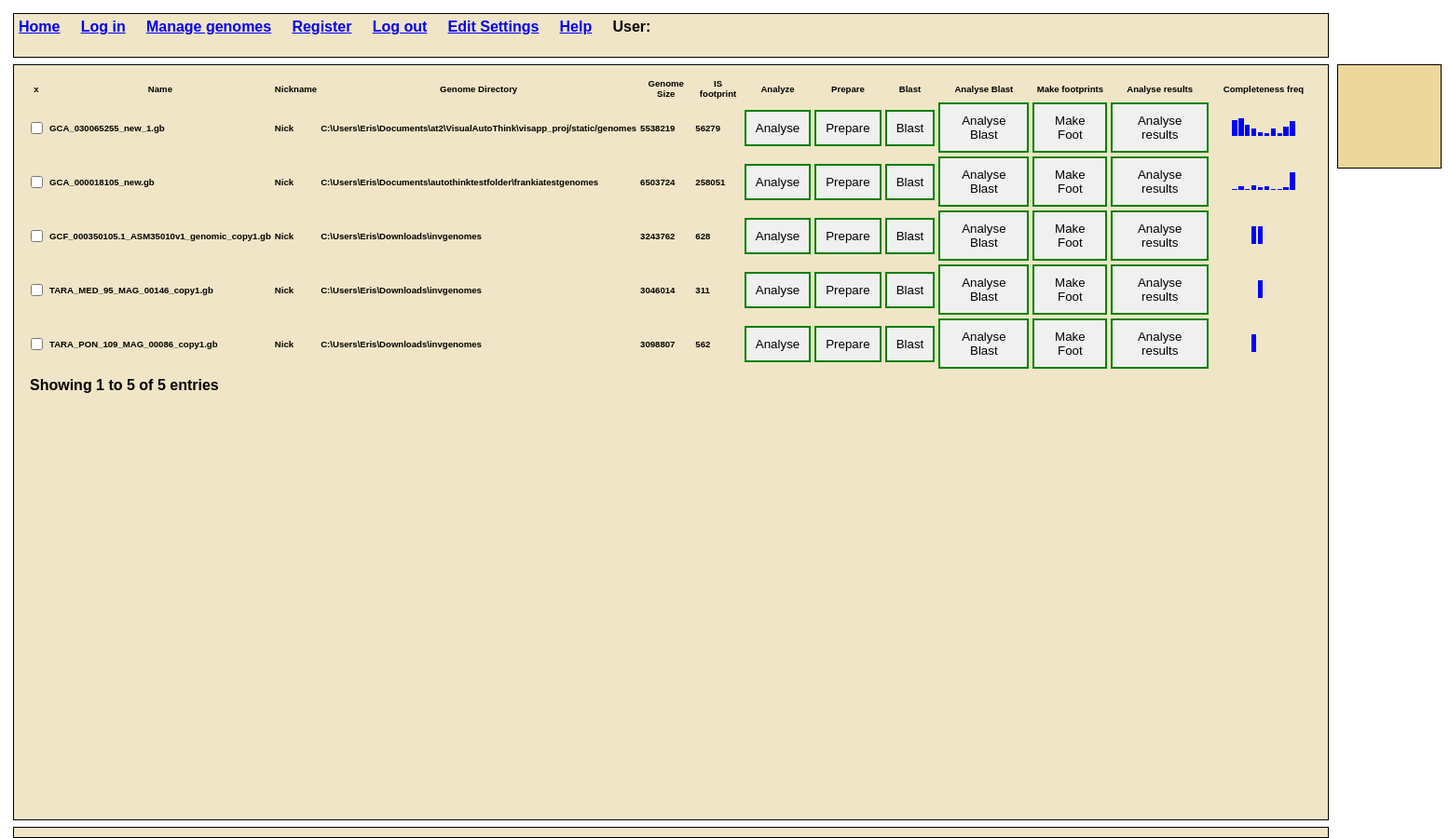
Page / (signed in) on the earlier database version.
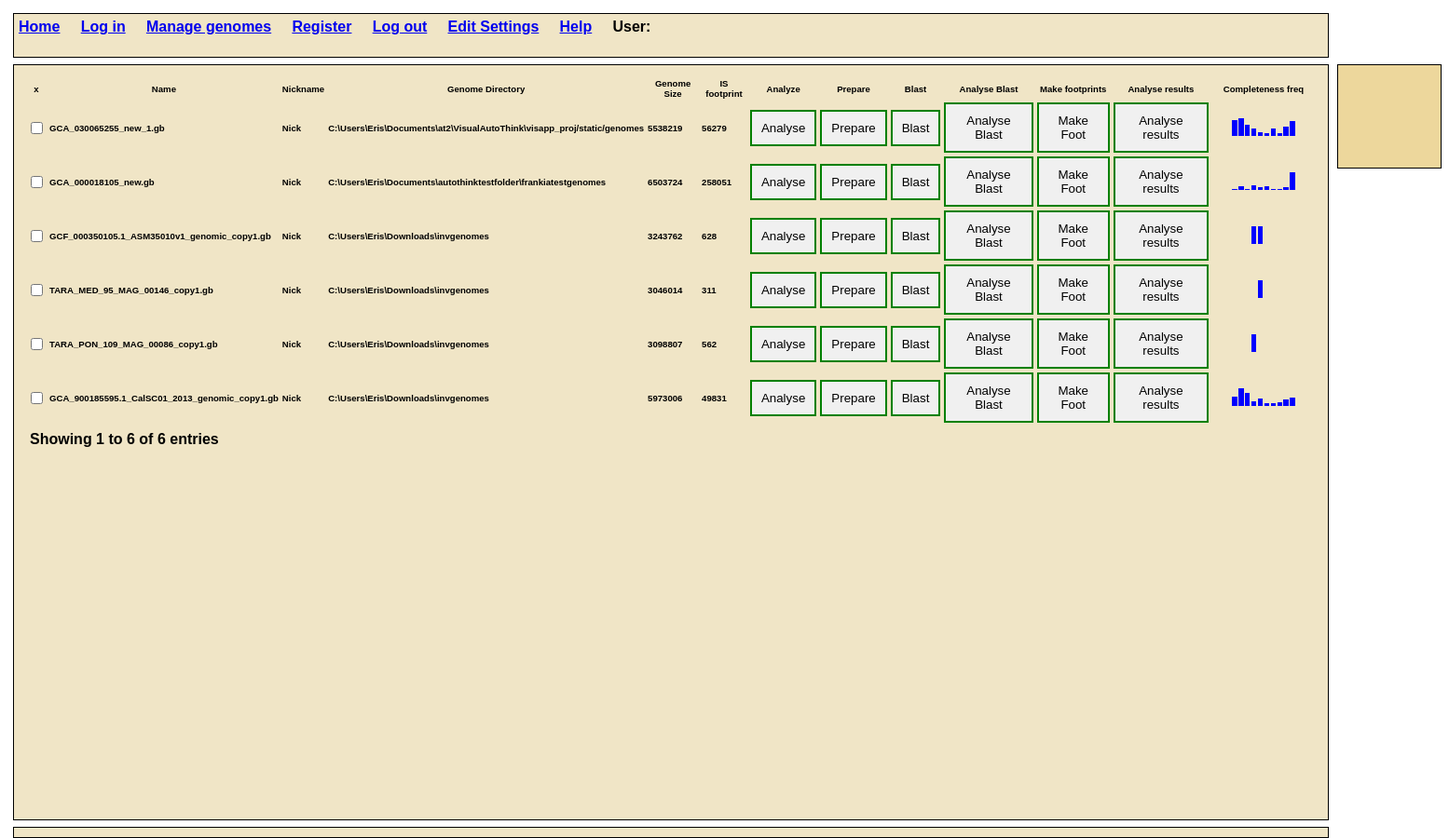
Same page on the later database version.
### event/models.py (models this page shows)
class genomeEntry(models.Model):
    name=models.CharField('name',max_length=120)
    path=models.CharField('path',max_length=120,default="-1")
    extra=models.CharField('extra',max_length=120)
    is_dir=models.CharField('is_dir',max_length=120,default=-1)
    description=models.TextField(blank=True)
    contigs_num=models.IntegerField('contigs_num',default=-1)
    genome_size=models.IntegerField('genome_size',default=-1)
    footprint_size=models.IntegerField('footprint_size',default=-1)
    button_analyse_isok=models.TextField('button_analyse_isok',default="red")
    button_prepare_isok=models.TextField('button_prepare_isok',default="red")
    button_blast_isok=models.TextField('button_blast_isok',default="red")
    button_blastanal_isok=models.TextField('button_blastanal_isok',default="red")
    button_footprints_isok=models.TextField('button_footprints_isok',default="red")
    button_analyse_results_isok=models.TextField('button_analyse_results_isok',default="red")
    files_num=models.IntegerField('files_num',default=-1)
    footprints=models.ManyToManyField(Footprint,blank=True)
    work_files_dir=models.CharField('work_files_dir',max_length=120,default="D:/workfiles/")
    concat_fasta_file=models.CharField('concat_fasta_file',max_length=120,default="")
    blast_results_file=models.CharField('blast_results_file',max_length=120,default="")
    blast_analysis_file=models.CharField('blast_analysis_file',max_length=120,default="")
    analysed_gb_files=models.CharField('analysed_gb_files',max_length=120,default="")
    is_list_csv_file=models.CharField('is_list_csv_file',max_length=120,default="")
    is_frequency_pic=models.CharField('is_frequency_pic',max_length=120,default="")
    def __str__(self):
	    return self.name

### event/views.py (the view, shortened to what this page needs)
# urls.py: path('',views.home,name="home"),
def home(request):
    user=request.user
    currendir_listing=[]
    try:
        question = user.userprofile.question
    except:
        question = Question.objects.exclude(area1='utility').filter(difficulty__lte=3).order_by('?').first()
    if request.method == 'POST':
        sent_action = request.POST.get('command')
        sent_answer = request.POST.get('answer')
        print("sent action")
        print(sent_action)
        if sent_action == 'analyzefile':
            sent_answer = request.POST.get('answer')
            genObj = genomeEntry.objects.filter(name=sent_answer).first()
            genomeFullPath=genObj.path+"/"+genObj.name
            contigs=getGenomeInfo(genomeFullPath)
            genObj.contigs_num=int(contigs[0])
            genObj.genome_size=int(contigs[1])
            genObj.save()
            dbsquares=getDatabaseAndView()
            sent_path=user.userprofile.current_genome_dir
            checkButtons()
            return render(request,'event/home.html',{'squaredb':dbsquares,'currentdir':sent_path,'currentdir_listing':currendir_listing})
        if sent_action == 'prepare':
            sent_answer = request.POST.get('answer')
            genObj = genomeEntry.objects.filter(name=sent_answer).first()
            genomeFullPath=genObj.path+"/"+genObj.name
            contigs=prepareGenomeForBlast(genomeFullPath,genObj,sent_answer,user)
            genObj.contigs_num=contigs[0]
            genObj.genome_size=contigs[1]
            genObj.save()
            dbsquares=getDatabaseAndView()
            sent_path=user.userprofile.current_genome_dir
            checkButtons()
            return render(request,'event/home.html',{'squaredb':dbsquares,'currentdir':sent_path,'currentdir_listing':currendir_listing})
        if sent_action == 'blast':
            print("sent_command blast")
            sent_answer = request.POST.get('answer')
            genObj = genomeEntry.objects.filter(name=sent_answer).first()
            genomeFullPath=genObj.path+"/"+genObj.name
            doblast(genomeFullPath,genObj,sent_answer,user)
            dbsquares=getDatabaseAndView()
            sent_path=user.userprofile.current_genome_dir
            checkButtons()
            return render(request,'event/home.html',{'squaredb':dbsquares,'currentdir':sent_path,'currentdir_listing':currendir_listing})
        if sent_action == 'analyseblast':
            print("sent_command analyse blast")
            sent_answer = request.POST.get('answer')
            genObj = genomeEntry.objects.filter(name=sent_answer).first()
            analyseblast(genObj,sent_answer,user)
            dbsquares=getDatabaseAndView()
            sent_path=user.userprofile.current_genome_dir
            checkButtons()
            return render(request,'event/home.html',{'squaredb':dbsquares,'currentdir':sent_path,'currentdir_listing':currendir_listing})
        if sent_action == 'make_footprint':
            print("sent_command make_footprint")
            sent_answer = request.POST.get('answer')
            genObj = genomeEntry.objects.filter(name=sent_answer).first()
            analyse_footprints(genObj,sent_answer,user)
            dbsquares=getDatabaseAndView()
            sent_path=user.userprofile.current_genome_dir
            checkButtons()
            return render(request,'event/home.html',{'squaredb':dbsquares,'currentdir':sent_path,'currentdir_listing':currendir_listing})
        if sent_action == 'analyse_results':
            print("sent_command analyse_results")
            sent_answer = request.POST.get('answer')
            genObj = genomeEntry.objects.filter(name=sent_answer).first()
            analyse_results(genObj,sent_answer,user)
            dbsquares=getDatabaseAndView()
            sent_path=user.userprofile.current_genome_dir
            checkButtons()
            return render(request,'event/home.html',{'squaredb':dbsquares,'currentdir':sent_path,'currentdir_listing':currendir_listing})
        file_list = ["test1","testt2"]#os.listdir(directory_path)
        items = []
        for file_name in file_list:
            item = ListItem(name=file_name)
            items.append(item)
            print(file_name)
        dbsquares=getDatabaseAndView()
        sent_path=user.userprofile.current_genome_dir
        return render(request,'event/home.html',{'squaredb':dbsquares,'currentdir':sent_path,'currentdir_listing':currendir_listing})
    else: # if request method was not post
        dbsquares=getDatabaseAndView()
        file_list = ["test1","testt2"]#os.listdir(directory_path)
        items = []
        for file_name in file_list:
            item = ListItem(name=file_name)
            items.append(item)
        checkButtons()
        try:
            sent_path=user.userprofile.current_genome_dir
        except:
            sent_path=""
        return render(request,'event/home.html',{'squaredb':dbsquares,'currentdir':sent_path,'currentdir_listing':currendir_listing})

### event/views.py (called while the page is built)
def checkButtons():
    genomeentrylist=genomeEntry.objects.all()
    for genomme in genomeentrylist:
        if is_valid_file(genomme.path+"/"+genomme.name):
            genomme.button_analyse_isok="green"
            genomme.button_prepare_isok="green"
            genomme.save()
        if is_valid_concat_file(genomme.concat_fasta_file):
            genomme.button_blast_isok="green"
            genomme.save()
        if is_valid_blastresults_file(genomme.blast_results_file):
            genomme.button_blastanal_isok="green"
            genomme.save()
        if genomme.footprints.all().exists():
            genomme.button_footprints_isok="green"
            genomme.save()
        if is_valid_analysed_gb_file(genomme.analysed_gb_files):
            genomme.button_analyse_results_isok="green"
            genomme.save()
    return()

def is_valid_file(path):
    return os.path.isfile(path) and path.lower().endswith(('.gb', '.fa', '.fasta','.gbk', '.gbff', '.fna'))

def is_valid_concat_file(path):
    return os.path.isfile(path) and path.lower().endswith(('_conc.fa'))

def is_valid_blastresults_file(path):
    return os.path.isfile(path) and path.lower().endswith(('_blast1results.xml'))

def is_valid_analysed_gb_file(path):
    return os.path.isfile(path) and path.lower().endswith(('.gb'))

def getDatabaseAndView():
    dbsquares = genomeEntry.objects.all()
    return (dbsquares)

### event/templates/event/home.html (shortened to what this page needs)
{% extends 'event/base.html' %}
{% load static %}
{% load my_tags %}
{%block content%}
<!DOCTYPE html>
<html>
  <head>
  </head>
  <body>
    <div class="container">
     <div class="header">
          <a class="nav-link" href="{% url 'home' %}">Home</a>&nbsp;&nbsp;&nbsp;&nbsp;
          <a class="nav-link" href="{% url 'login' %}">Log in</a>&nbsp;&nbsp;&nbsp;&nbsp;
          <a class="nav-link" href="{% url 'managegenomes' %}">Manage genomes</a>&nbsp;&nbsp;&nbsp;&nbsp;
            <a class="nav-link" href="{% url 'register_user' %}">Register</a>&nbsp;&nbsp;&nbsp;&nbsp;
            <a class="nav-link" href="{% url 'logout' %}">Log out</a>&nbsp;&nbsp;&nbsp;&nbsp;
            <a class="nav-link" href="{% url 'editSettings' %}"> Edit Settings</a>&nbsp;&nbsp;&nbsp;&nbsp;
            <a class="nav-link" href="{% url 'help' %}">Help</a>&nbsp;&nbsp;&nbsp;&nbsp;
          User: {{user.userprofile}}
     </div>
     <div class="content-large">
      <table id="example" class="table table-striped" style="width:100%">
        <thead>
            <tr>
              <th>x</th>
                <th>Name</th>
                <th>Nickname</th>
                <th>Genome Directory</th>
                <th>Genome Size</th>
                <th>IS footprint</th>
                <th>Analyze</th>
                <th>Prepare</th>
                <th>Blast</th>
                <th> Analyse Blast</th>
                <th> Make footprints</th>
                <th> Analyse results</th>
                <th> Completeness freq</th>
            </tr>
        </thead>
        <tbody>
          {% for item in squaredb %}
          <tr>
            <td><input type="checkbox" name="{{ item }}" {% if item.is_checked %}checked{% endif %}></td>
            <td> {{item.name}}</td>
            <td> Nick</td>
            <td> {{item.path}}</td>
            <td> {{item.genome_size}}</td>
            <td> {{item.footprint_size}}</td>
            <td><button class="myButton2" style="border: 2px solid {{ item.button_analyse_isok }}" onclick="receiveAnswer2('{{ item.name }}')">Analyse</button></td>
            <td><button class="myButton2" style="border: 2px solid {{ item.button_prepare_isok }}" onclick="prepare('{{ item.name }}')">Prepare</button></td>
            <td><button class="myButton2" style="border: 2px solid {{ item.button_blast_isok }}" onclick="blast('{{ item.name }}')">Blast</button></td>
            <td><button class="myButton2" style="border: 2px solid {{ item.button_blastanal_isok }}" onclick="analyse_blast('{{ item.name }}')">Analyse Blast</button></td>
            <td><button class="myButton2" style="border: 2px solid {{ item.button_footprints_isok }}" onclick="make_foot('{{ item.name }}')">Make Foot</button></td>
            <td><button class="myButton2" style="border: 2px solid {{ item.button_analyse_results_isok }}" onclick="analyse_results('{{ item.name }}')">Analyse results</button></td>
            <td>
              {% if item.is_frequency_pic %}
                  <img src="{{ STATIC_URL }}event/images/{{ item.is_frequency_pic}}" alt="Image 2">
              {% else %}
                  <img src="{{ STATIC_URL }}event/images/blank.png" alt="Default Image">
              {% endif %}
          </td>
          </tr>
        {% endfor %}
    </table>
    </div>
    <div class="content-question_answer">
     </div>
   <div class="footer">
    </div>
{%endblock%}

### event/templates/event/base.html (shortened to what this page needs)
{% load static %}
<!doctype html>
<html lang="en">
  <head>
  </head>
  <body>
		{% block content %}
		{% endblock %}
  </body>
</html>

### event/templates/event/home.html (style rules this page uses)
.container { width: 100vw; height: 100vh; font-family: Arial, Helvetica, sans-serif; font-weight: bold; font-size: 2; display: grid; grid-template-columns:700px 1fr 50 px; grid-template-rows: 50px 1fr 1fr 50px; gap: 5px; padding: 5px; box-sizing: border-box; position: relative; outline: none; }
.container div { padding: 5px; margin: 1px; z-index: 1; }
.header { width: 1400px; grid-column-start: 1; grid-column-end: 4; outline: 2px; border: 1px solid #000000; background-color: rgb(240, 229, 198); }
.myButton2 { padding: 10px; background-color: #f0f0f0; }
.content-large { grid-row-start: 2; grid-row-end: span 1; grid-column-start: 1; height: 800px; width: 1400px; outline: 1px; border: 1px solid #000000; background-color: rgb(240, 229, 198); align-items: center; overflow: auto; }
.content-question_answer { width: 100px; height: 100px; font-family: "IM Fell DW Pica","EB Garamond", serif; border: 1px solid #000000; padding: 5px; margin: 0px; z-index: 1; background-color: rgb(237, 215, 156); }
.footer { width: 1400px; grid-column-start: 1; grid-column-end: span 3; grid-row-start: 3; border: 1px solid #000000; background-color: rgb(240, 229, 198); }
.dataTable { font-size: 0.6em; }

Differences in the rows shown:
added genomeEntry: name "GCA_900185595.1_CalSC01_2013_genomic_copy1.gb", path "C:\\Users\\Eris\\Downloads\\invgenomes", genome_size "5973006", footprint_size "49831", is_frequency_pic (picture)
Other differences:
text written by a page script: "Showing 1 to 5 of 5 entries" → "Showing 1 to 6 of 6 entries"
